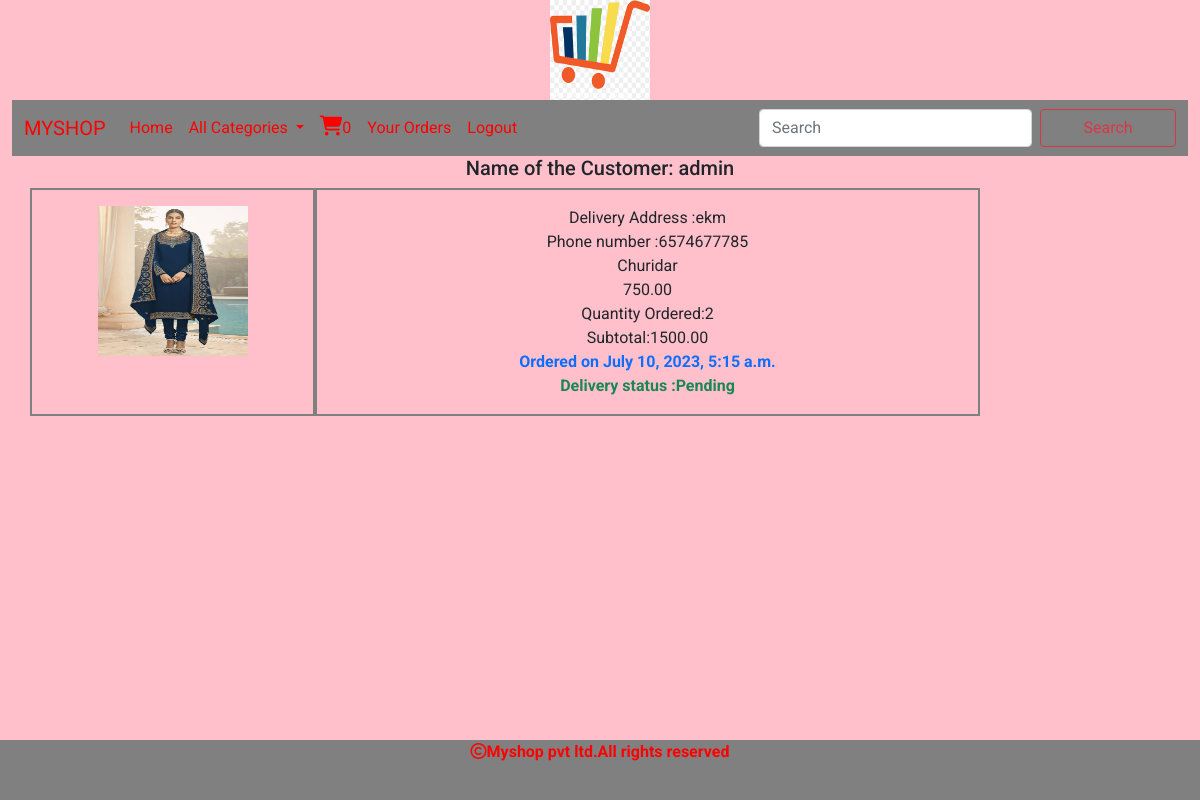
/cart/orderview (signed in), run on the app's committed database.
### cart/models.py (models this page shows, shortened)
class Order(models.Model):
    user=models.ForeignKey(User,on_delete=models.CASCADE)
    products=models.ForeignKey(Product,on_delete=models.CASCADE)
    address=models.TextField()
    phone=models.CharField(max_length=100)
    order_status=models.CharField(max_length=30,default="Pending")
    delivery_status=models.CharField(max_length=30,default="Pending")
    noofitems=models.IntegerField()
    date_added=models.DateTimeField(auto_now_add=True)
    def subtotal(self):
        return self.noofitems*self.products.price

### shop/models.py (models this page shows, shortened)
class Product(models.Model):
    name=models.CharField(max_length=200,unique=True)
    slug=models.SlugField(max_length=250,unique=True)
    description=models.TextField(blank=True)
    price=models.DecimalField(max_digits=10,decimal_places=2)
    category=models.ForeignKey(Category,on_delete=models.CASCADE)
    image=models.ImageField(upload_to='img/products',null=True,blank=True)
    stock=models.IntegerField()
    available=models.BooleanField(default=True)
    created=models.DateTimeField(auto_now_add=True)
    updated=models.DateTimeField(auto_now=True)

### cart/views.py (the view)
# urls.py: path('orderview',views.orderview,name="orderview"),
@login_required
def orderview(request):
    u=request.user
    o=Order.objects.filter(user=u,order_status="Paid")
    return render(request,'orderview.html',{'o':o,'name':u.username})

### cart/context_processors.py (called while the page is built)
def counter(request):
    item_count=0
    if request.user.is_authenticated:
        user=request.user
        try:
            cart=Cart.objects.filter(user=user)
            for i in cart:
                item_count+=i.quantity
        except:
            item_count=0
    return {'item_count':item_count}

### shop/context_processors.py (called while the page is built)
def menu_links(request):
    links=Category.objects.all()
    return {'links':links}

### templates/orderview.html
{% extends 'base.html' %}
{% load static %}
{% block content %}
<div class="container" style="margin-bottom:100px;">
    <div class="row">
        <h5 class="text-center">Name of the Customer: {{name}}</h5>
        {% for i in o %}
        <div class="col-sm-3 py-3" style="border:2px solid gray">
            <center><img src="{{i.products.image.url}}" height="150px" width="150px"></center>
        </div>
        <div class="col-sm-7 py-3 text-center" style="border:2px solid gray">
            Delivery Address :{{i.address}}<br>
            Phone number :{{i.phone}}<br>
            {{i.products.name}}<br>
            {{i.products.price}}<br>
            Quantity Ordered:{{i.noofitems}}<br>
            Subtotal:{{i.subtotal}}<br>
            <strong class="text-primary">Ordered on {{i.date_added}}</strong><br>
            <strong class="text-success">Delivery status :{{i.delivery_status}}</strong>
        </div>
        {% endfor %}
    </div>
</div>
{% endblock %}

### static/css/custom.css (style rules this page uses)
body { background-color:pink; font-family: 'Roboto', sans-serif; }

### data on the page
Order: products.image (picture), address "ekm", phone "6574677785", products.name "Churidar", products.price "750.00", noofitems "2", subtotal "1500.00", date_added "July 10, 2023, 5:15 a.m.", delivery_status "Pending"

### other printed values
{{ item_count }} "0"
{{ name }} "admin"
